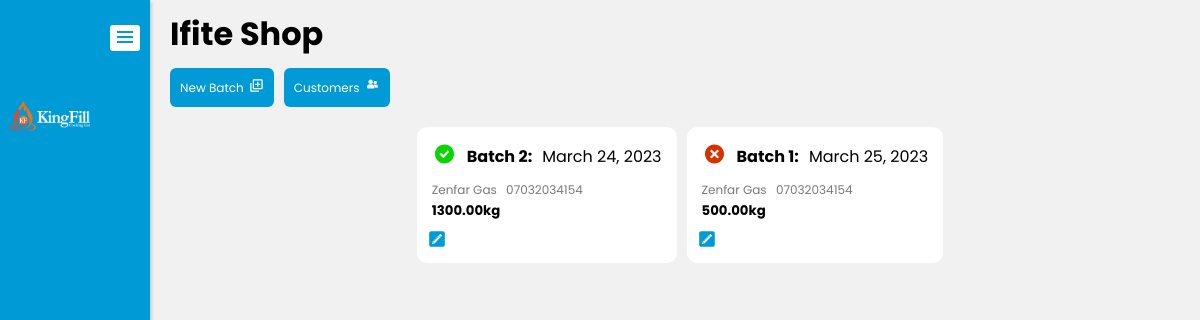
The app's page /shop/1/batches, older data.
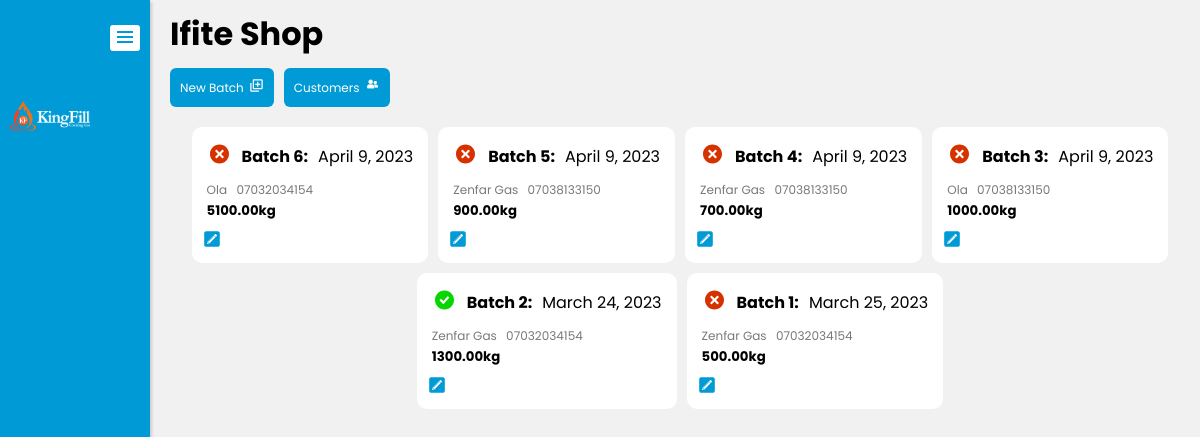
The same page, newer data.
### GasApp/models.py (models this page shows, shortened)
class Shop(models.Model):
    user = models.OneToOneField(User, null=True, related_name = 'user', on_delete=models.SET_NULL)
    shop_name = models.CharField(max_length=500, null=True, blank=True, default="Shop 1", unique=True)
    date_created = models.DateField(null=True, default=date.today)
    location = models.CharField(max_length=500, null=True, blank=True)
    shop_manager = models.CharField(max_length=500, null=True, blank=True)
    manager_phone = models.CharField(max_length=500, null=True, blank=True)
    class Meta:
        ordering =['shop_name','date_created', 'id']

class Batch(models.Model):
    shop = models.ForeignKey(Shop, related_name='shop', on_delete=models.SET_NULL, null=True)
    batch_name = models.CharField(max_length=500, null=True, blank=True, default="Batch", unique=True)
    date_created = models.DateField(null=True, default=date.today)
    cost = models.DecimalField(null=True, max_digits=20, decimal_places=2)
    kg = models.DecimalField(null=True, max_digits=20, decimal_places=2)
    price_per_kg = models.DecimalField(null=True, blank=True, max_digits=20, decimal_places=2)
    vendor_name = models.CharField(max_length=500, null=True, blank=True)
    vendor_phone = models.CharField(max_length=500, null=True, blank=True)
    close_account = models.BooleanField(default=False)
    class Meta:
        ordering =['-date_created',]
        verbose_name_plural = "Batches"

### GasApp/views.py (the view)
# urls.py: path('shop/<int:pk>/batches', views.ShopDetailView.as_view(), name='shop-batches'),
class ShopDetailView(DetailView):
    model = Shop
    template_name = "shop_detail.html"
    def get_context_data(self, *args, **kwargs):
        context = super().get_context_data(**kwargs)
        batches = Batch.objects.filter(shop=self.object).order_by('-id')
        context['batches'] = batches
        return context

### GasApp/templates/shop_detail.html (shortened to what this page needs)
{% extends 'base.html' %}
{% if shop %}
{% if request.user.is_authenticated %}
{% block content %}
    <a href="{% url 'GasApp:shop-batches' shop.id %}"><h1>{{shop.shop_name}}</h1></a>
    <div class="shop-heading-container">
        <a href="{% url 'GasApp:batch-create' %}"><div class="customers-bar">
            <p>New Batch</p>
            <div class="icon">
            </div>
        </div></a>
        <a href="{% url 'GasApp:customers' shop.id %}">
            <div class="customers-bar">
                <p>Customers</p>
                <div class="icon">
                </div>
            </div>
        </a>
    </div>
    {% if batches %}
    <div class="batch-container">
        {% for batch in batches %}
            <div class="batch-card">
                <a href="{% url 'GasApp:batch-sales' shop.id batch.id %}"><div class="batch-content">
                    <div class="batch-header">
                        {% if batch.close_account == True %}
                        <div class="opened-account-svg">
                        </div>
                        {% else %}
                        <div class="closed-account-svg">
                        </div>
                        {% endif %}
                        <h4>{{batch.batch_name}}:</h4>
                        <span>{{batch.date_created}}</span>
                    </div>
                    <div class="batch-more-content">
                        <span>{{batch.vendor_name}}</span>
                        <span>{{batch.vendor_phone}}</span>
                    </div>
                    <h5>{{batch.kg}}kg</h5>
                </div></a>
                <a href="{% url 'GasApp:batch-update' shop.id batch.id %}"><div class="update-batch">
                </div></a>
            </div>
        {% endfor %}
    </div>
    {% endif %}
{% endblock %}
{% endif %}
{% endif %}

### GasApp/templates/base.html (shortened to what this page needs)
<!DOCTYPE html>
{% load static %}
<html lang="en">
<head>
    {% block styles %}
    <link rel="stylesheet" href="{% static 'css/style.css' %}">
    {% endblock %}
</head>
<body>
    {% block aside %}
    <section id="aside-menu">
        <div id="aside-menu-container" class="aside-full-width">
            <div class="menu-icon">
                <div class="icon" onclick="Shrink()">
                    <svg xmlns="http://www.w3.org/2000/svg" width="24" height="24" viewBox="0 0 24 24" style="transform: ;msFilter:;"><path d="M4 6h16v2H4zm0 5h16v2H4zm0 5h16v2H4z"></path></svg>
                </div>
            </div>
            <div class="logo batch-bar">
                <a href="{% url 'GasApp:index' %}">
                    <img src="{% static 'kingfill logo.png' %}" alt="">
                </a>
            </div>
        </div>
    </section>
    {% endblock %}
    {% block content %}
    {% endblock %}
</body>
</html>

### GasApp/static/css/style.css (style rules this page uses)
* { padding: 0; margin: 0; box-sizing: border-box; font-family: Poppins, sans-serif; }
:root { --asidewidth : 220px; }
html { width: 100%; margin: 0; padding: 0; overflow-x: hidden; }
body { width: 100%; background-color: #f1f1f1; overflow-x: hidden; }
#aside-menu-container { background-color: #009bd6; padding: 15px 0; width: fit-content; height: 100vh; box-shadow: rgba(0, 0, 0, 0.15) 1.95px 1.95px 2.6px; top: 0; float: left; left: 0; margin: 0 20px 0 0; }
.aside-full-width { width: var(--asidewidth); max-width: var(--asidewidth); min-width: 150px; }
.menu-icon { width: 100%; display: flex; align-items: center; justify-content: right; margin-bottom: 30px; padding: 10px; }
.menu-icon .icon { width: fit-content; height: fit-content; padding: 0 3px 2px 3px; border-radius: 3px; background-color: #fff; display: flex; align-items: center; justify-content: center; cursor: pointer; }
.menu-icon svg { fill: #009bd6; }
.batch-bar { padding: 10px 10px; display: flex; align-items: center; justify-content: space-between; }
section { padding: 0 20px 0 0; margin-bottom: 10px; }
.batch-container { display: flex; align-items: center; flex-wrap: wrap; justify-content: center; }
.batch-card { width: fit-content; padding: 5px 10px; border-radius: 10px; background-color: #fff; margin-bottom: 10px; margin-right: 10px; min-width: 200px; }
.batch-header { display: flex; align-items: center; justify-content: space-between; }
.batch-more-content span { font-size: 12px; color: #797878; margin-right: 5px; }
.batch-content { margin-bottom: 5px; border-radius: 10px; padding: 5px; }
.update-batch { width: fit-content; height: fit-content; }
.update-batch svg { fill: #009bd6; width: 20px; height: 20px; }
.opened-account-svg { height: fit-content; width: fit-content; margin-right: 10px; }
.closed-account-svg { height: fit-content; width: fit-content; margin-right: 10px; }
.opened-account-svg svg { width: 25px; height: 25px; fill: #07d600; margin-top: 7px; }
.closed-account-svg svg { width: 25px; height: 25px; fill: #d63200; margin-top: 7px; }
.batch-card h4 { margin-right: 10px; }
a { text-decoration: none; color: inherit; }
.logo img { width: 80px; height: 30px; }
.shop-heading-container { display: flex; align-items: center; justify-content: left; flex-wrap: wrap; margin-top: 10px; margin-bottom: 10px; }
.customers-bar { background-color: #009bd6; margin-bottom: 10px; display: flex; align-items: center; justify-content: space-between; padding: 7px 10px; margin-right: 10px; width: fit-content; border-radius: 6px; }
.customers-bar p { color: #fff; font-weight: 400; font-size: 12px; }
.customers-bar svg { width: 15px; height: 15px; fill: #fff; margin-left: 5px; }

Row changes from the older to the newer data that the page shows:
added Batch: close_account False (drawn), batch_name "Batch 6", date_created "April 9, 2023", vendor_name "Ola", vendor_phone "07032034154", kg "5100.00"
added Batch: close_account False (drawn), batch_name "Batch 5", date_created "April 9, 2023", vendor_name "Zenfar Gas", vendor_phone "07038133150", kg "900.00"
added Batch: close_account False (drawn), batch_name "Batch 4", date_created "April 9, 2023", vendor_name "Zenfar Gas", vendor_phone "07038133150", kg "700.00"
added Batch: close_account False (drawn), batch_name "Batch 3", date_created "April 9, 2023", vendor_name "Ola", vendor_phone "07038133150", kg "1000.00"
